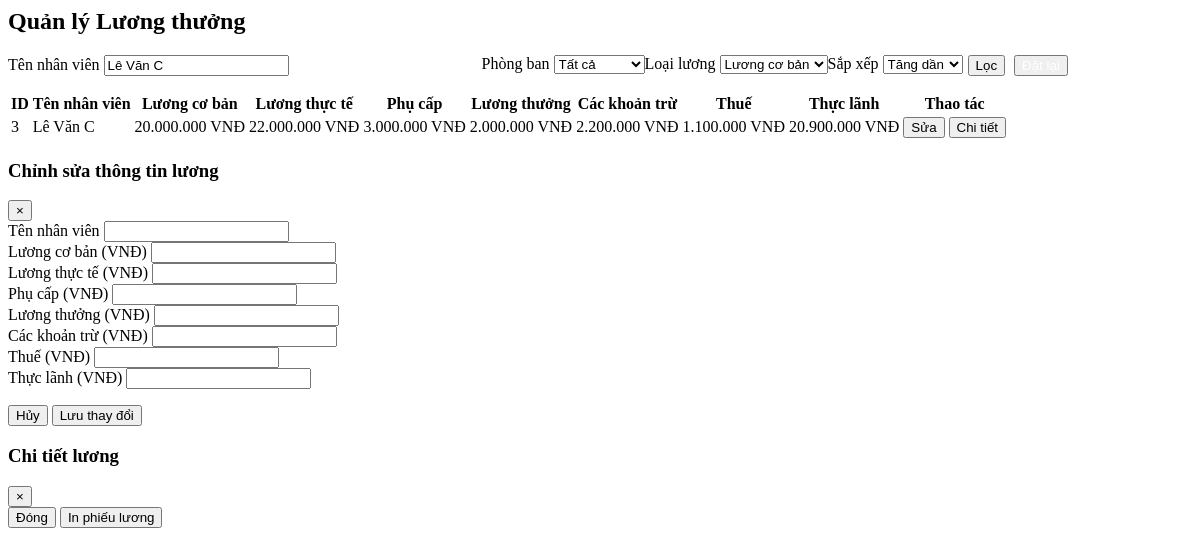
/pages/salary.php?name=Lê Văn C, run on the app's committed database.
### tables this page shows
CREATE TABLE Employee (
    id INT PRIMARY KEY AUTO_INCREMENT,
    Ten_nhan_vien VARCHAR(50) NOT NULL,
    Gioi_tinh VARCHAR(10),
    Phong_ban VARCHAR(50),
    Chuc_vu VARCHAR(50),
    Muc_luong DECIMAL(12,2),
    Ngay_bat_dau_hop_dong DATE,
    Ngay_ket_thuc_hop_dong DATE,
    Loai_hop_dong VARCHAR(30),
    Luong_co_ban DECIMAL(12,2),
    Luong_thuc_te DECIMAL(12,2),
    Phu_cap DECIMAL(12,2),
    Luong_thuong DECIMAL(12,2),
    Cac_khoan_tru DECIMAL(12,2),
    Thue DECIMAL(12,2),
    Thuc_lanh DECIMAL(12,2)
);

### pages/salary.php (the view, shortened to what this page needs)
<?php
$servername = "localhost";
$username = "root";
$password = "";
$dbname = "CompanyManagement";
try {
    $conn = new PDO("mysql:host=$servername;dbname=$dbname", $username, $password);
    $conn->setAttribute(PDO::ATTR_ERRMODE, PDO::ERRMODE_EXCEPTION);
} catch (PDOException $e) {
    die("Connection failed: " . $e->getMessage());
}
$where_conditions = [];
$params = [];
if (isset($_GET['name']) && !empty($_GET['name'])) {
    $where_conditions[] = "Ten_nhan_vien LIKE ?";
    $params[] = "%" . $_GET['name'] . "%";
}
$where_clause = "";
if (!empty($where_conditions)) {
    $where_clause = "WHERE " . implode(" AND ", $where_conditions);
}
$order_by = "ORDER BY id";
?>
<div class="salary-container">
    <div class="card">
        <div class="card-header">
            <h2 class="card-title">Quản lý Lương thưởng</h2>
        </div>
        <div class="filter-section">
            <form method="GET" id="salaryFilterForm" style="display: flex; width: 100%;">
                <div class="filter-item" style="width:40%; flex: none;">
                    <label for="name">Tên nhân viên</label>
                    <input type="text" id="name" name="name" class="form-control" placeholder="Nhập tên..."
                           value="<?php echo isset($_GET['name']) ? htmlspecialchars($_GET['name']) : ''; ?>">
                </div>
                <div class="filter-item">
                    <label for="department">Phòng ban</label>
                    <select id="department" name="department" class="form-control">
                        <option value="">Tất cả</option>
                    </select>
                </div>
                <div class="filter-item">
                    <label for="salary_type">Loại lương</label>
                    <select id="salary_type" name="salary_type" class="form-control">
                        <option value="Luong_co_ban" <?php echo (isset($_GET['salary_type']) && $_GET['salary_type'] == 'Luong_co_ban') ? 'selected' : ''; ?>>Lương cơ bản</option>
                    </select>
                </div>
                <div class="filter-item">
                    <label for="order">Sắp xếp</label>
                    <select id="order" name="order" class="form-control">
                        <option value="asc" <?php echo (isset($_GET['order']) && $_GET['order'] == 'asc') ? 'selected' : ''; ?>>Tăng dần</option>
                    </select>
                </div>
                <div class="filter-item" style="align-items: flex-end;flex-direction: row;margin-left: 5px;">
                    <button type="submit" style="margin-right: 5px;" class="btn btn-primary">Lọc</button>
                    <button type="button" class="btn btn-secondary">
                        <a href="index.php?page=salary" style="text-decoration: none;color: white;">
                        </a>
                    </button>
                </div>
            </form>
        </div>
        <table class="data-table">
            <thead>
                <tr>
                    <th>ID</th>
                    <th>Tên nhân viên</th>
                    <th>Lương cơ bản</th>
                    <th>Lương thực tế</th>
                    <th>Phụ cấp</th>
                    <th>Lương thưởng</th>
                    <th>Các khoản trừ</th>
                    <th>Thuế</th>
                    <th>Thực lãnh</th>
                    <th>Thao tác</th>
                </tr>
            </thead>
            <tbody>
                <?php
                $sql = "SELECT id, Ten_nhan_vien, Phong_ban, Luong_co_ban, Luong_thuc_te, Phu_cap, Luong_thuong, Cac_khoan_tru, Thue, Thuc_lanh FROM Employee $where_clause $order_by";
                $stmt = $conn->prepare($sql);
                $stmt->execute($params);
                $salaries = $stmt->fetchAll(PDO::FETCH_ASSOC);
                if (count($salaries) > 0) {
                    foreach ($salaries as $salary) {
                        echo "<tr>";
                        echo "<td>{$salary['id']}</td>";
                        echo "<td>{$salary['Ten_nhan_vien']}</td>";
                        echo "<td>" . number_format($salary['Luong_co_ban'], 0, ',', '.') . " VNĐ</td>";
                        echo "<td>" . number_format($salary['Luong_thuc_te'], 0, ',', '.') . " VNĐ</td>";
                        echo "<td>" . number_format($salary['Phu_cap'], 0, ',', '.') . " VNĐ</td>";
                        echo "<td>" . number_format($salary['Luong_thuong'], 0, ',', '.') . " VNĐ</td>";
                        echo "<td>" . number_format($salary['Cac_khoan_tru'], 0, ',', '.') . " VNĐ</td>";
                        echo "<td>" . number_format($salary['Thue'], 0, ',', '.') . " VNĐ</td>";
                        echo "<td>" . number_format($salary['Thuc_lanh'], 0, ',', '.') . " VNĐ</td>";
                        echo "<td>
                                <button class='btn btn-warning btn-sm' onclick='openEditSalaryModal({$salary['id']})'>Sửa</button>
                                <button class='btn btn-info btn-sm' onclick='viewSalaryDetails({$salary['id']})'>Chi tiết</button>
                              </td>";
                        echo "</tr>";
                    }
                } else {
                    echo "<tr><td colspan='10' style='text-align: center;'>Không tìm thấy dữ liệu lương</td></tr>";
                }
                ?>
            </tbody>
        </table>
    </div>
</div>
<div class="modal" id="editSalaryModal">
    <div class="modal-content">
        <div class="modal-header">
            <h3 class="modal-title">Chỉnh sửa thông tin lương</h3>
            <button class="close-btn" onclick="closeModal('editSalaryModal')">&times;</button>
        </div>
        <div class="modal-body">
            <form id="editSalaryForm" method="POST">
                <div class="form-group">
                    <label for="edit_employee_name">Tên nhân viên</label>
                    <input type="text" id="edit_employee_name" class="form-control" readonly>
                </div>
                <div class="form-group">
                    <label for="edit_base_salary">Lương cơ bản (VNĐ)</label>
                    <input type="number" id="edit_base_salary" name="base_salary" class="form-control" required>
                </div>
                <div class="form-group">
                    <label for="edit_actual_salary">Lương thực tế (VNĐ)</label>
                    <input type="number" id="edit_actual_salary" name="actual_salary" class="form-control" required>
                </div>
                <div class="form-group">
                    <label for="edit_allowance">Phụ cấp (VNĐ)</label>
                    <input type="number" id="edit_allowance" name="allowance" class="form-control" required>
                </div>
                <div class="form-group">
                    <label for="edit_bonus">Lương thưởng (VNĐ)</label>
                    <input type="number" id="edit_bonus" name="bonus" class="form-control" required>
                </div>
                <div class="form-group">
                    <label for="edit_deductions">Các khoản trừ (VNĐ)</label>
                    <input type="number" id="edit_deductions" name="deductions" class="form-control" required>
                </div>
                <div class="form-group">
                    <label for="edit_tax">Thuế (VNĐ)</label>
                    <input type="number" id="edit_tax" name="tax" class="form-control" required>
                </div>
                <div class="form-group">
                    <label for="edit_net_salary">Thực lãnh (VNĐ)</label>
                    <input type="number" id="edit_net_salary" name="net_salary" class="form-control" required>
                </div>
            </form>
        </div>
        <div class="modal-footer">
            <button class="btn btn-secondary" onclick="closeModal('editSalaryModal')">Hủy</button>
            <button class="btn btn-primary" onclick="document.getElementById('editSalaryForm').submit()">Lưu thay đổi</button>
        </div>
    </div>
</div>
<div class="modal" id="salaryDetailsModal">
    <div class="modal-content">
        <div class="modal-header">
            <h3 class="modal-title">Chi tiết lương</h3>
            <button class="close-btn" onclick="closeModal('salaryDetailsModal')">&times;</button>
        </div>
        <div class="modal-footer">
            <button class="btn btn-secondary" onclick="closeModal('salaryDetailsModal')">Đóng</button>
            <button class="btn btn-primary" onclick="printSalaryDetails()">In phiếu lương</button>
        </div>
    </div>
</div>

### data on the page
employee: id "3", Ten_nhan_vien "Lê Văn C", Luong_co_ban "20.000.000", Luong_thuc_te "22.000.000", Phu_cap "3.000.000", Luong_thuong "2.000.000", Cac_khoan_tru "2.200.000", Thue "1.100.000", Thuc_lanh "20.900.000"
